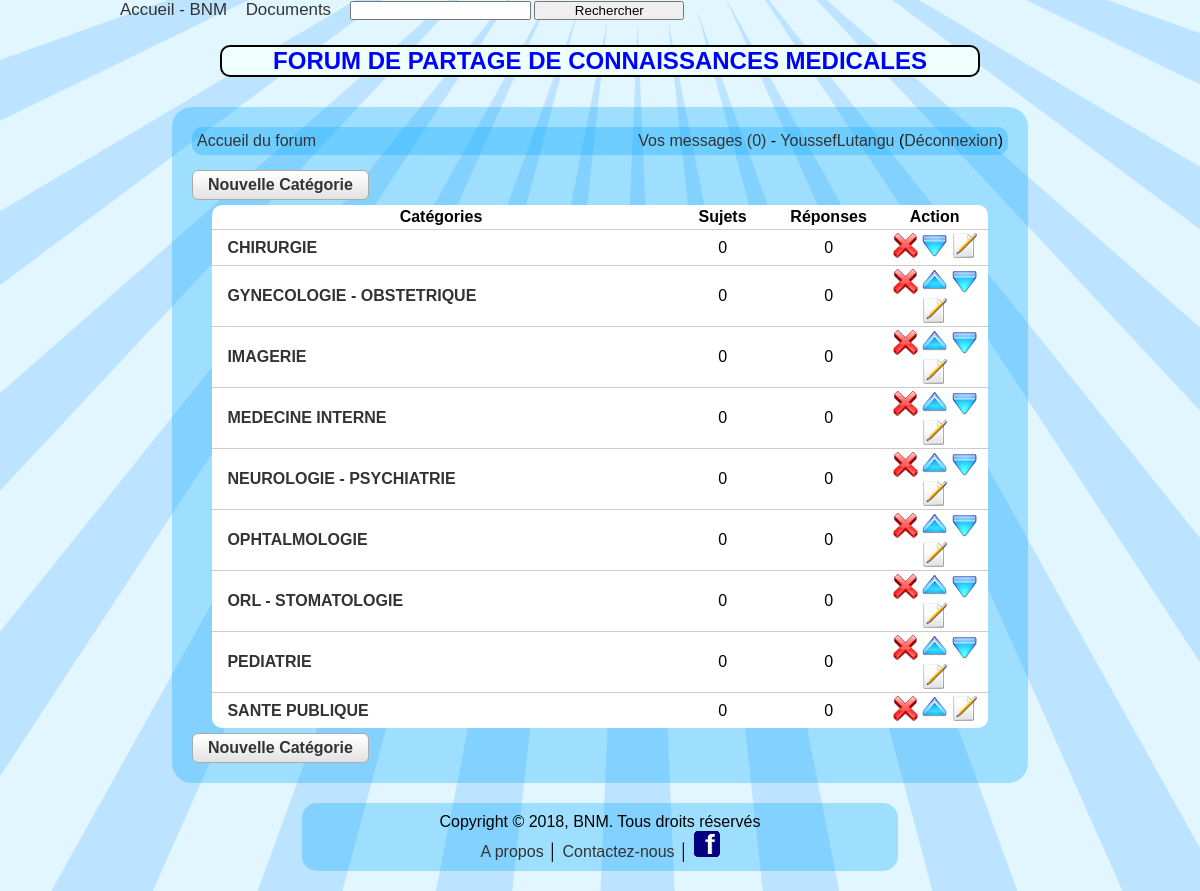
The page /forum/forum.php (signed in) on the database its author committed.
### tables this page shows
CREATE TABLE IF NOT EXISTS `categories` (
  `id` smallint(6) NOT NULL,
  `name` varchar(256) NOT NULL,
  `description` text NOT NULL,
  `position` smallint(6) NOT NULL,
  PRIMARY KEY (`id`)
);

### forum/config.php (called while the page is built, shortened)
<?php
$admin='YoussefLutangu';
$url_home = 'forum.php';
$design = 'default';
?>

### forum/forum.php (the view, shortened to what this page needs)
<?php
include('config.php');
?>
<!DOCTYPE html PUBLIC "-//W3C//DTD XHTML 1.0 Transitional//EN" "http://www.w3.org/TR/xhtml1/DTD/xhtml1-transitional.dtd">
<html xmlns="http://www.w3.org/1999/xhtml">
    <head>
        <link href="<?php echo $design; ?>/style.css" rel="stylesheet" title="Style" />
    </head>
    <body>
	<header>
		<?php include("menus.php"); ?>
	</header>
    	<div id="titre_principal">
			<h2>FORUM DE PARTAGE DE CONNAISSANCES MEDICALES</h2>
		</div>
        <div class="content">
<?php
if(isset($_SESSION['username']))
{
$nb_new_pm = mysql_fetch_array(mysql_query('select count(*) as nb_new_pm from pm where ((user1="'.$_SESSION['userid'].'" and user1read="no") or (user2="'.$_SESSION['userid'].'" and user2read="no")) and id2="1"'));
$nb_new_pm = $nb_new_pm['nb_new_pm'];
?>
<div class="box">
	<div class="box_left">
    	<a href="<?php echo $url_home; ?>">Accueil du forum</a>
    </div>
	<div class="box_right">
    	<a href="list_pm.php">Vos messages (<?php echo $nb_new_pm; ?>)</a> - <a href="profile.php?id=<?php echo $_SESSION['userid']; ?>"><?php echo htmlentities($_SESSION['username'], ENT_QUOTES, 'UTF-8'); ?></a> (<a href="login.php">Déconnexion</a>)
    </div>
</div>
<?php
}
if(isset($_SESSION['username']) and $_SESSION['username']==$admin)
{
?>
	<a href="new_category.php" class="button">Nouvelle Catégorie</a>
<?php
}
?>
<table class="categories_table">
	<tr>
    	<th class="forum_cat">Catégories</th>
    	<th class="forum_ntop">Sujets</th>
    	<th class="forum_nrep">Réponses</th>
<?php
if(isset($_SESSION['username']) and $_SESSION['username']==$admin)
{
?>
    	<th class="forum_act">Action</th>
<?php
}
?>
	</tr>
<?php
$dn1 = mysql_query('select c.id, c.name, c.description, c.position, (select count(t.id) from topics as t where t.parent=c.id and t.id2=1) as topics, (select count(t2.id) from topics as t2 where t2.parent=c.id and t2.id2!=1) as replies from categories as c group by c.id order by c.position asc');
$nb_cats = mysql_num_rows($dn1);
while($dnn1 = mysql_fetch_array($dn1))
{
?>
	<tr>
    	<td class="forum_cat"><a href="list_topics.php?parent=<?php echo $dnn1['id']; ?>" class="title"><?php echo htmlentities($dnn1['name'], ENT_QUOTES, 'UTF-8'); ?></a>
        <div class="description"><?php echo $dnn1['description']; ?></div></td>
    	<td><?php echo $dnn1['topics']; ?></td>
    	<td><?php echo $dnn1['replies']; ?></td>
<?php
if(isset($_SESSION['username']) and $_SESSION['username']==$admin)
{
?>
    	<td><a href="delete_category.php?id=<?php echo $dnn1['id']; ?>"><img src="<?php echo $design; ?>/images/delete.png" alt="Delete" /></a>
		<?php if($dnn1['position']>1){ ?><a href="move_category.php?action=up&id=<?php echo $dnn1['id']; ?>"><img src="<?php echo $design; ?>/images/up.png" alt="Faire Monter" /></a><?php } ?>
		<?php if($dnn1['position']<$nb_cats){ ?><a href="move_category.php?action=down&id=<?php echo $dnn1['id']; ?>"><img src="<?php echo $design; ?>/images/down.png" alt="Faire Descendre" /></a><?php } ?>
		<a href="edit_category.php?id=<?php echo $dnn1['id']; ?>"><img src="<?php echo $design; ?>/images/edit.png" alt="Edit" /></a></td>
<?php
}
?>
    </tr>
<?php
}
?>
</table>
<?php
if(isset($_SESSION['username']) and $_SESSION['username']==$admin)
{
?>
	<a href="new_category.php" class="button">Nouvelle Catégorie</a>
<?php
}
?>
</div>
		<?php include("copyright.php"); ?>
	</body>
</html>

### forum/menus.php (shortened to what this page needs)
<nav id="menu>
	<div class="element_menu">
		<ul>
			<li><a href="../index.php">Accueil - BNM</a></li>
			<li><a href="../documents.php">Documents</a></li>
			<li>
				<form action = "verif-form.php" method = "get">
				<input type = "search" name = "terme">
				<input type = "submit" name = "s" value = "Rechercher">
				</form>
			</li>
		</ul>
</nav>

### forum/copyright.php
<div class="foot">
	<p>Copyright © 2018, BNM. Tous droits réservés</p>
	<p><a href="../a_propos.php">A propos</a> │ <a href="mailto:bibnumed@gmail.com" title="bibnumed@gmail.com">Contactez-nous</a> │ <a href="https://www.facebook.com/Biblioth%C3%A8que-Num%C3%A9rique-M%C3%A9dicale-518445355206235/" target="_blank"><img src="<?php echo $design; ?>/images/logo_facebook.png" title="Page facebook" alt="Page facebook" /></a></a></p>
</div>

### forum/default/style.css (style rules this page uses)
* { margin:0px; padding:0px; }
body { background:#e2f6ff url('images/background.gif') center top; padding-left:10%; padding-right:10%; font-family:Arial, Geneva, sans-serif; }
a { text-decoration:none; color:#333333; }
img, table, tr, td { border:0px; }
input[type=text], input[type=submit], input[type=button], input[type=password] { width:150px; }
.button { padding:5px 15px; vertical-align:middle; border:1px solid #aaaaaa; font-weight:bold; background:url('images/button.png') repeat-x; -moz-border-radius:6px; -webkit-border-radius:6px; border-radius:6px; display:inline-block; }
table { border-spacing:0px; background:#ffffff; -moz-border-radius:10px; -webkit-border-radius:10px; border-radius:10px; padding:0px; width:95%; margin:5px auto 5px auto; }
tr { -moz-border-radius:5px; -webkit-border-radius:5px; border-radius:5px; margin:0px; }
td, th { margin:0px; border:0px; padding:3px; text-align:center; }
.foot { text-align:center; background:url('images/bluec_30p.png'); width:60%; -moz-border-radius:15px; -webkit-border-radius:15px; border-radius:15px; padding:10px; margin:20px auto; }
.content { background:url('images/bluec_30p.png'); width:85%; -moz-border-radius:20px; -webkit-border-radius:20px; border-radius:20px; margin:auto; padding:20px; margin-top:20px; }
.box_left { float:left; }
.box_right { float:right; }
.box { background:url('images/bluec_30p.png'); -moz-border-radius:10px; -webkit-border-radius:10px; border-radius:10px; margin:auto; padding:5px; margin-bottom:15px; }
.forum_ntop, .forum_nrep, .forum_act, .forum_auth { width:100px; }
td.forum_cat, td.forum_tops { padding-left:15px; text-align:left; }
.categories_table td, .categories_table th, .topics_table td, .topics_table th, .list_pm td, .list_pm th { border-bottom:1px solid #cccccc; }
.categories_table tr:last-child td, .topics_table tr:last-child td, .list_pm tr:last-child td { border-bottom:0px; }
td.forum_cat .title { font-weight:bold; }
nav { display: inline-block; width: 740px; text-align: left; font-size: small; }
nav ul { list-style-type: none; }
nav li { display: inline-block; margin-right: 15px; }
nav a { font-size: 1.3em; padding-bottom: 3px; }
h2 { color: blue; font-weight: bold; text-align: center; border-top: 2px solid black; border-bottom: 2px solid black; border-left: 2px solid black; border-right: 2px solid black; border-radius: 10px; background-color:#effffc; margin-left: 100px; margin-right: 100px; margin-top: 25px; margin-bottom: 30px; }

### rows shown on the page
categories: name "CHIRURGIE", topics "0", replies "0"
categories: name "GYNECOLOGIE - OBSTETRIQUE", topics "0", replies "0"
categories: name "IMAGERIE", topics "0", replies "0"
categories: name "MEDECINE INTERNE", topics "0", replies "0"
categories: name "NEUROLOGIE - PSYCHIATRIE", topics "0", replies "0"
categories: name "OPHTALMOLOGIE", topics "0", replies "0"
categories: name "ORL - STOMATOLOGIE", topics "0", replies "0"
categories: name "PEDIATRIE", topics "0", replies "0"
categories: name "SANTE PUBLIQUE", topics "0", replies "0"

### other values the page prints
$nb_new_pm "0"
$_SESSION['username'] "YoussefLutangu"
